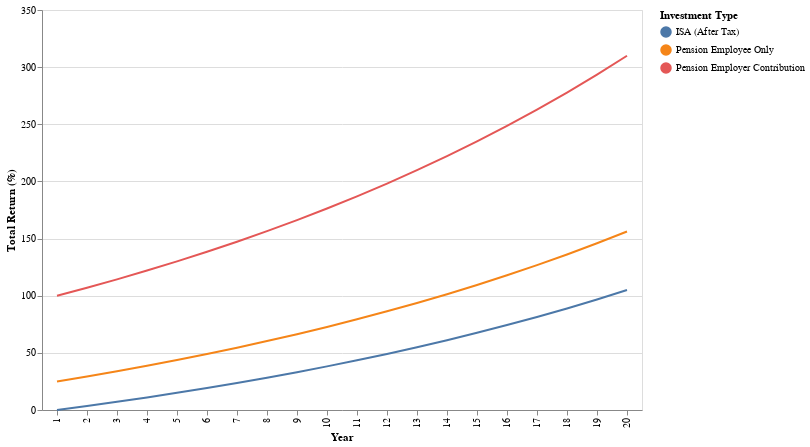

Here is the notebook cell this chart was saved with:
### Markdown cell above
Once you have no debt, start saving.

To avoid debt it is important to have an emergency cash fund.

As a rule of thumb: have enough cash to cover a few month's expenditure.

If you need to spend money, always use savings. Never take on debt.

If you have no savings and have to take on debt, pay it off ASAP.

Use your surplus cash to relentlessly pay off debt.

Start with the highest interest loans.

> Student loans and mortgages are special cases
> 
> In the UK student loans are more similar to a graduate tax than debt
> 
> Mortgages are [leveraged](https://www.investopedia.com/terms/l/leverage.asp) investments


## Invest The Rest

{{4% rule, power of investing blah de blah, some graphs}}

The government has many schemes to encourage saving and investing.

In my experience it often does the opposite.

To safely invest, you need to understand:
- Types of accounts with their:
  - Eligibility rules
  - Deposit rules
  - Withdrawal rules
  - Tax implications
  - Various charges
- Types of investments with their:
  - Volatility
  - Diversification
  - Liquidity
  - Potential for growth

You then need to choose your investment platforms and sift through platform specific
funds etc.

People either make a jab with partial knowledge or give up trying.

Below is my overview of these points and my broad-brush advice. [See the disclaimer](#Disclaimer).

## Types of Investment Accounts

When it comes to types of accounts it makes sense to:
1. Maximise your employer pension contribution
   (this requires a minimum investment from you)
2. Max out a Lifetime ISA, if you're eligible and will buy a house or stay invested
until you're 60
3. Open a Stocks and Shares ISA and invest up to £16k-20k per year
4. If you still have spare cash (lucky you!) invest in a standard investment
   account

When choosing which accounts to use, you must trade-off
between potential growth and flexibility.

### Pension

Most people are unable to withdraw from their pension account until they are at
least 55 years old. This makes it the least flexible investment account.

Pensions enable the highest returns because:
1. Your pension gets invested before income tax
2. By law, your employer must **pay you more** if you save in your pension

The money you would have paid as income tax earns interest while invested.
You will get to keep this interest.

You will have to pay income tax when withdrawing from your pension.
But if you have no or little other income when you withdraw,
you will get to take advantage of your tax free personal allowance.

If you save 5% of your pre-tax income in your pension, then you employer must
pay you an additional 3% of your salary, which goes straight into your pension.

This is the minimum, many employers are more generous and will give you an
even bigger pay rise.

The graph below shows the difference in your return on investment if you invest:
1. In your pension with employer contributions
2. In your pension without employer contributions (e.g. after maxing out your
employer's offer)
3. In an ISA with your extra take home pay (what would have went into your pension)

### Code cell
#hide-input
legend = 'Investment Type'
sheet = pension_returns(legend)
chart = create_line_chart(sheet, 'Year', 'Total Return (%)', legend, 3)
chart.display()

### Figure 1 — Vega-Lite specification as saved in the notebook (floating-point values rounded to 4 significant figures)
{"config": {"view": {"continuousWidth": 400, "continuousHeight": 300}}, "layer": [{"mark": "line", "encoding": {"color": {"type": "nominal", "field": "Investment Type"}, "x": {"type": "ordinal", "field": "Year"}, "y": {"type": "quantitative", "field": "Total Return (%)"}}}, {"mark": {"type": "rule", "color": "#aaa"}, "encoding": {"x": {"type": "ordinal", "field": "Year"}}, "transform": [{"filter": {"selection": "selector002"}}]}, {"mark": "circle", "encoding": {"color": {"type": "nominal", "field": "Investment Type"}, "opacity": {"condition": {"value": 1, "selection": "selector002"}, "value": 0}, "x": {"type": "ordinal", "field": "Year"}, "y": {"type": "quantitative", "field": "Total Return (%)"}}, "selection": {"selector002": {"type": "single", "encodings": ["x"], "on": "mouseover", "nearest": true, "empty": "none"}}}, {"mark": {"type": "text", "align": "left", "dx": 5, "dy": -5, "stroke": "white", "strokeWidth": 2}, "encoding": {"color": {"type": "nominal", "field": "Investment Type"}, "text": {"type": "quantitative", "field": "Total Return (%)", "format": ",.3r"}, "x": {"type": "ordinal", "field": "Year"}, "y": {"type": "quantitative", "field": "Total Return (%)"}}, "transform": [{"filter": {"selection": "selector002"}}]}, {"mark": {"type": "text", "align": "left", "dx": 5, "dy": -5}, "encoding": {"color": {"type": "nominal", "field": "Investment Type"}, "text": {"type": "quantitative", "field": "Total Return (%)", "format": ",.3r"}, "x": {"type": "ordinal", "field": "Year"}, "y": {"type": "quantitative", "field": "Total Return (%)"}}, "transform": [{"filter": {"selection": "selector002"}}]}], "data": {"name": "data-0c51c8b0c56b0fe74962d29c52923123"}, "height": 400, "width": 600, "$schema": "https://vega.github.io/schema/vega-lite/v4.8.1.json", "datasets": {"data-0c51c8b0c56b0fe74962d29c52923123": [{"Year": 1, "Balance": 1168.0, "Total Deposits": 934.0, "Total Return (%)": 25.0, "Investment Type": "Pension Employee Only"}, {"Year": 2, "Balance": 2417.0, "Total Deposits": 1868.0, "Total Return (%)": 29.38, "Investment Type": "Pension Employee Only"}, {"Year": 3, "Balance": 3754.0, "Total Deposits": 2802.0, "Total Return (%)": 33.95, "Investment Type": "Pension Employee Only"}, {"Year": 4, "Balance": 5184.0, "Total Deposits": 3736.0, "Total Return (%)": 38.75, "Investment Type": "Pension Employee Only"}, {"Year": 5, "Balance": 6714.0, "Total Deposits": 4670.0, "Total Return (%)": 43.77, "Investment Type": "Pension Employee Only"}, {"Year": 6, "Balance": 8352.0, "Total Deposits": 5604.0, "Total Return (%)": 49.03, "Investment Type": "Pension Employee Only"}, {"Year": 7, "Balance": 10100.0, "Total Deposits": 6538.0, "Total Return (%)": 54.54, "Investment Type": "Pension Employee Only"}, {"Year": 8, "Balance": 11980.0, "Total Deposits": 7472.0, "Total Return (%)": 60.31, "Investment Type": "Pension Employee Only"}, {"Year": 9, "Balance": 13980.0, "Total Deposits": 8406.0, "Total Return (%)": 66.36, "Investment Type": "Pension Employee Only"}, {"Year": 10, "Balance": 16130.0, "Total Deposits": 9340.0, "Total Return (%)": 72.71, "Investment Type": "Pension Employee Only"}, {"Year": 11, "Balance": 18430.0, "Total Deposits": 10270.0, "Total Return (%)": 79.36, "Investment Type": "Pension Employee Only"}, {"Year": 12, "Balance": 20890.0, "Total Deposits": 11210.0, "Total Return (%)": 86.34, "Investment Type": "Pension Employee Only"}, {"Year": 13, "Balance": 23520.0, "Total Deposits": 12140.0, "Total Return (%)": 93.66, "Investment Type": "Pension Employee Only"}, {"Year": 14, "Balance": 26330.0, "Total Deposits": 13080.0, "Total Return (%)": 101.3, "Investment Type": "Pension Employee Only"}, {"Year": 15, "Balance": 29340.0, "Total Deposits": 14010.0, "Total Return (%)": 109.4, "Investment Type": "Pension Employee Only"}, {"Year": 16, "Balance": 32560.0, "Total Deposits": 14940.0, "Total Return (%)": 117.9, "Investment Type": "Pension Employee Only"}, {"Year": 17, "Balance": 36010.0, "Total Deposits": 15880.0, "Total Return (%)": 126.8, "Investment Type": "Pension Employee Only"}, {"Year": 18, "Balance": 39700.0, "Total Deposits": 16810.0, "Total Return (%)": 136.1, "Investment Type": "Pension Employee Only"}, {"Year": 19, "Balance": 43640.0, "Total Deposits": 17750.0, "Total Return (%)": 145.9, "Investment Type": "Pension Employee Only"}, {"Year": 20, "Balance": 47860.0, "Total Deposits": 18680.0, "Total Return (%)": 156.2, "Investment Type": "Pension Employee Only"}, {"Year": 1, "Balance": 1868.0, "Total Deposits": 934.0, "Total Return (%)": 100.0, "Investment Type": "Pension Employer Contribution"}, {"Year": 2, "Balance": 3867.0, "Total Deposits": 1868.0, "Total Return (%)": 107.0, "Investment Type": "Pension Employer Contribution"}, {"Year": 3, "Balance": 6006.0, "Total Deposits": 2802.0, "Total Return (%)": 114.3, "Investment Type": "Pension Employer Contribution"}, {"Year": 4, "Balance": 8294.0, "Total Deposits": 3736.0, "Total Return (%)": 122.0, "Investment Type": "Pension Employer Contribution"}, {"Year": 5, "Balance": 10740.0, "Total Deposits": 4670.0, "Total Return (%)": 130.0, "Investment Type": "Pension Employer Contribution"}, {"Year": 6, "Balance": 13360.0, "Total Deposits": 5604.0, "Total Return (%)": 138.4, "Investment Type": "Pension Employer Contribution"}, {"Year": 7, "Balance": 16170.0, "Total Deposits": 6538.0, "Total Return (%)": 147.3, "Investment Type": "Pension Employer Contribution"}, {"Year": 8, "Balance": 19170.0, "Total Deposits": 7472.0, "Total Return (%)": 156.5, "Investment Type": "Pension Employer Contribution"}, {"Year": 9, "Balance": 22380.0, "Total Deposits": 8406.0, "Total Return (%)": 166.2, "Investment Type": "Pension Employer Contribution"}, {"Year": 10, "Balance": 25810.0, "Total Deposits": 9340.0, "Total Return (%)": 176.3, "Investment Type": "Pension Employer Contribution"}, {"Year": 11, "Balance": 29490.0, "Total Deposits": 10270.0, "Total Return (%)": 187.0, "Investment Type": "Pension Employer Contribution"}, {"Year": 12, "Balance": 33420.0, "Total Deposits": 11210.0, "Total Return (%)": 198.1, "Investment Type": "Pension Employer Contribution"}, {"Year": 13, "Balance": 37620.0, "Total Deposits": 12140.0, "Total Return (%)": 209.9, "Investment Type": "Pension Employer Contribution"}, {"Year": 14, "Balance": 42130.0, "Total Deposits": 13080.0, "Total Return (%)": 222.1, "Investment Type": "Pension Employer Contribution"}, {"Year": 15, "Balance": 46940.0, "Total Deposits": 14010.0, "Total Return (%)": 235.1, "Investment Type": "Pension Employer Contribution"}, {"Year": 16, "Balance": 52100.0, "Total Deposits": 14940.0, "Total Return (%)": 248.6, "Investment Type": "Pension Employer Contribution"}, {"Year": 17, "Balance": 57610.0, "Total Deposits": 15880.0, "Total Return (%)": 262.8, "Investment Type": "Pension Employer Contribution"}, {"Year": 18, "Balance": 63510.0, "Total Deposits": 16810.0, "Total Return (%)": 277.8, "Investment Type": "Pension Employer Contribution"}, {"Year": 19, "Balance": 69830.0, "Total Deposits": 17750.0, "Total Return (%)": 293.5, "Investment Type": "Pension Employer Contribution"}, {"Year": 20, "Balance": 76580.0, "Total Deposits": 18680.0, "Total Return (%)": 310.0, "Investment Type": "Pension Employer Contribution"}, {"Year": 1, "Balance": 934.0, "Total Deposits": 934.0, "Total Return (%)": 0.0, "Investment Type": "ISA (After Tax)"}, {"Year": 2, "Balance": 1933.0, "Total Deposits": 1868.0, "Total Return (%)": 3.5, "Investment Type": "ISA (After Tax)"}, {"Year": 3, "Balance": 3003.0, "Total Deposits": 2802.0, "Total Return (%)": 7.163, "Investment Type": "ISA (After Tax)"}, {"Year": 4, "Balance": 4147.0, "Total Deposits": 3736.0, "Total Return (%)": 11.0, "Investment Type": "ISA (After Tax)"}, {"Year": 5, "Balance": 5371.0, "Total Deposits": 4670.0, "Total Return (%)": 15.01, "Investment Type": "ISA (After Tax)"}, {"Year": 6, "Balance": 6681.0, "Total Deposits": 5604.0, "Total Return (%)": 19.22, "Investment Type": "ISA (After Tax)"}, {"Year": 7, "Balance": 8083.0, "Total Deposits": 6538.0, "Total Return (%)": 23.63, "Investment Type": "ISA (After Tax)"}, {"Year": 8, "Balance": 9583.0, "Total Deposits": 7472.0, "Total Return (%)": 28.25, "Investment Type": "ISA (After Tax)"}, {"Year": 9, "Balance": 11190.0, "Total Deposits": 8406.0, "Total Return (%)": 33.09, "Investment Type": "ISA (After Tax)"}, {"Year": 10, "Balance": 12910.0, "Total Deposits": 9340.0, "Total Return (%)": 38.16, "Investment Type": "ISA (After Tax)"}, {"Year": 11, "Balance": 14740.0, "Total Deposits": 10270.0, "Total Return (%)": 43.49, "Investment Type": "ISA (After Tax)"}, {"Year": 12, "Balance": 16710.0, "Total Deposits": 11210.0, "Total Return (%)": 49.07, "Investment Type": "ISA (After Tax)"}, {"Year": 13, "Balance": 18810.0, "Total Deposits": 12140.0, "Total Return (%)": 54.93, "Investment Type": "ISA (After Tax)"}, {"Year": 14, "Balance": 21060.0, "Total Deposits": 13080.0, "Total Return (%)": 61.07, "Investment Type": "ISA (After Tax)"}, {"Year": 15, "Balance": 23470.0, "Total Deposits": 14010.0, "Total Return (%)": 67.53, "Investment Type": "ISA (After Tax)"}, {"Year": 16, "Balance": 26050.0, "Total Deposits": 14940.0, "Total Return (%)": 74.3, "Investment Type": "ISA (After Tax)"}, {"Year": 17, "Balance": 28810.0, "Total Deposits": 15880.0, "Total Return (%)": 81.41, "Investment Type": "ISA (After Tax)"}, {"Year": 18, "Balance": 31760.0, "Total Deposits": 16810.0, "Total Return (%)": 88.88, "Investment Type": "ISA (After Tax)"}, {"Year": 19, "Balance": 34910.0, "Total Deposits": 17750.0, "Total Return (%)": 96.73, "Investment Type": "ISA (After Tax)"}, {"Year": 20, "Balance": 38290.0, "Total Deposits": 18680.0, "Total Return (%)": 105.0, "Investment Type": "ISA (After Tax)"}]}}
